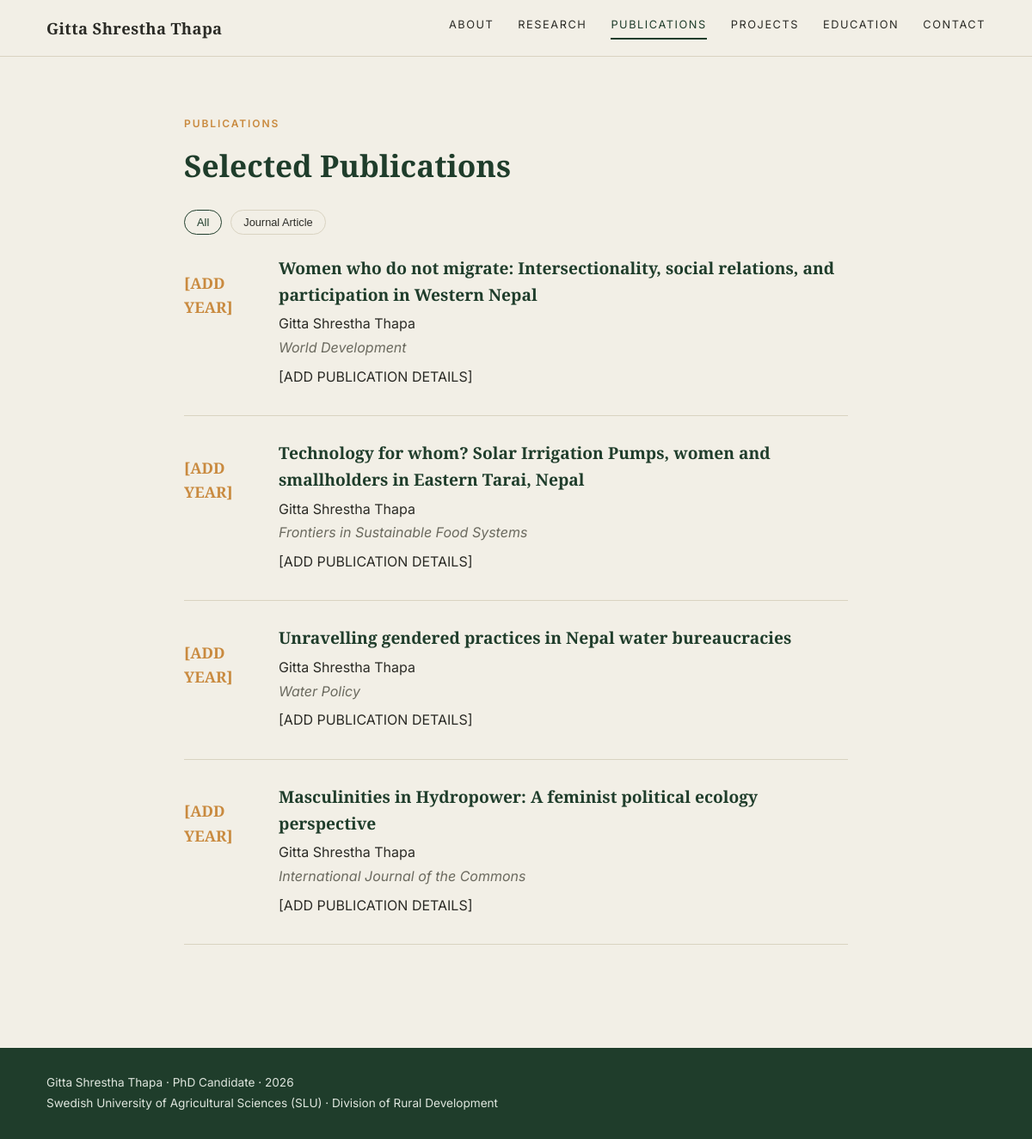
Page /publications on the committed database.
### app/models.py (models this page shows, shortened)
class Publication(db.Model):
    __tablename__ = "publications"
    id = db.Column(db.Integer, primary_key=True)
    title = db.Column(db.String(300), nullable=False)
    authors = db.Column(db.String(300), nullable=False)
    venue = db.Column(db.String(200), nullable=False)
    year = db.Column(db.Integer, nullable=True)
    doi = db.Column(db.String(200), nullable=True)
    description = db.Column(db.Text, nullable=True)
    link = db.Column(db.String(300), nullable=True)
    pub_type = db.Column(db.String(100), nullable=True)

### app/routes.py (the view)
@main.route("/publications")
def publications():
    all_publications = Publication.query.order_by(
        Publication.year.desc().nullslast()
    ).all()
    return render_template(
        "publications.html", student=STUDENT, publications=all_publications
    )

### app/__init__.py (called while the page is built)
def create_app():
    app = Flask(__name__)
    app.config.from_object(Config)
    os.makedirs(os.path.join(BASE_DIR, "instance"), exist_ok=True)
    init_db(app)
    from app.routes import main
    app.register_blueprint(main)
    @app.context_processor
    def inject_now():
        from datetime import datetime
        return {"current_year": datetime.utcnow().year}
    return app

### app/templates/publications.html (shortened to what this page needs)
{% extends "base.html" %}
{% block content %}
<section class="page-section">
    <div class="container narrow">
        <p class="eyebrow">Publications</p>
        <h1 class="section-title">Selected Publications</h1>
        {% if publications %}
        <div class="filter-row" id="pubFilter">
            <button class="filter-btn active" data-filter="all">All</button>
            {% for type in publications|map(attribute='pub_type')|unique %}
                {% if type %}
                <button class="filter-btn" data-filter="{{ type }}">{{ type }}</button>
                {% endif %}
            {% endfor %}
        </div>
        <div class="publication-list">
            {% for pub in publications %}
            <article class="publication-item" data-type="{{ pub.pub_type or '' }}">
                <p class="pub-year">{{ pub.year if pub.year else '[ADD YEAR]' }}</p>
                <div class="pub-body">
                    <h3 class="pub-title">{{ pub.title }}</h3>
                    <p class="pub-authors">{{ pub.authors }}</p>
                    <p class="pub-venue">{{ pub.venue }}</p>
                    {% if pub.description %}
                    <p class="pub-description">{{ pub.description }}</p>
                    {% endif %}
                </div>
            </article>
            {% endfor %}
        </div>
        {% else %}
        <p class="empty-state">[ADD PUBLICATIONS]</p>
        {% endif %}
    </div>
</section>
{% endblock %}

### app/templates/base.html (shortened to what this page needs)
<!DOCTYPE html>
<html lang="en">
<head>
    <link rel="stylesheet" href="{{ url_for('static', filename='css/style.css') }}">
</head>
<body>
    <header class="site-header">
        <div class="container header-inner">
            <a href="{{ url_for('main.index') }}" class="brand">{{ student.name }}</a>
            <nav class="primary-nav" id="primaryNav">
                <a href="{{ url_for('main.about') }}" class="{{ 'active' if request.endpoint == 'main.about' }}">About</a>
                <a href="{{ url_for('main.research') }}" class="{{ 'active' if request.endpoint == 'main.research' }}">Research</a>
                <a href="{{ url_for('main.publications') }}" class="{{ 'active' if request.endpoint == 'main.publications' }}">Publications</a>
                <a href="{{ url_for('main.projects') }}" class="{{ 'active' if request.endpoint == 'main.projects' }}">Projects</a>
                <a href="{{ url_for('main.education') }}" class="{{ 'active' if request.endpoint == 'main.education' }}">Education</a>
                <a href="{{ url_for('main.contact') }}" class="{{ 'active' if request.endpoint == 'main.contact' }}">Contact</a>
            </nav>
        </div>
    </header>
    <main id="main-content">
        {% block content %}{% endblock %}
    </main>
    <footer class="site-footer">
        <div class="container footer-inner">
            <p>{{ student.name }} &middot; {{ student.title }} &middot; {{ current_year }}</p>
            <p>{{ student.university }} &middot; {{ student.department }}</p>
        </div>
    </footer>
</body>
</html>

### app/static/css/style.css (style rules this page uses)
:root { --color-bg: #f2efe6; --color-bg-alt: #ece7d9; --color-forest: #1f3d2b; --color-forest-dark: #16291d; --color-clay: #c98a3f; --color-text: #2b2b26; --color-text-muted: #6b6a5f; --color-border: #d9d3c1; --color-card: #e7e0cd; --font-serif: "Source Serif 4", Georgia, serif; --font-sans: "Inter", -apple-system, BlinkMacSystemFont, "Segoe UI", sans-serif; --max-width: 1140px; }
* { box-sizing: border-box; }
html, body { margin: 0; padding: 0; overflow-x: hidden; }
body { background: var(--color-bg); color: var(--color-text); font-family: var(--font-sans); font-size: 16px; line-height: 1.6; }
a { color: var(--color-forest); text-decoration: none; }
.container { max-width: var(--max-width); margin: 0 auto; padding: 0 24px; }
.container.narrow { max-width: 820px; }
.site-header { border-bottom: 1px solid var(--color-border); background: var(--color-bg); position: sticky; top: 0; z-index: 50; }
.header-inner { display: flex; align-items: center; justify-content: space-between; padding-top: 18px; padding-bottom: 18px; }
.brand { font-family: var(--font-serif); font-weight: 600; font-size: 1.15rem; color: var(--color-text); letter-spacing: 0.02em; }
.primary-nav { display: flex; gap: 28px; }
.primary-nav a { font-size: 0.8rem; letter-spacing: 0.12em; text-transform: uppercase; color: var(--color-text); padding-bottom: 4px; border-bottom: 2px solid transparent; }
.primary-nav a:hover, .primary-nav a.active { color: var(--color-forest); border-bottom-color: var(--color-forest); text-decoration: none; }
.eyebrow { font-size: 0.75rem; letter-spacing: 0.16em; text-transform: uppercase; color: var(--color-clay); font-weight: 600; margin-bottom: 10px; }
.section-title { font-family: var(--font-serif); font-weight: 600; font-size: 2.2rem; color: var(--color-forest); margin: 0 0 8px; }
.page-section { padding: 56px 0 80px; }
.filter-row { display: flex; gap: 10px; flex-wrap: wrap; margin: 24px 0; }
.filter-btn { background: transparent; border: 1px solid var(--color-border); padding: 6px 14px; border-radius: 999px; font-size: 0.8rem; cursor: pointer; color: var(--color-text); }
.filter-btn.active, .filter-btn:hover { border-color: var(--color-forest); color: var(--color-forest); }
.publication-list { display: flex; flex-direction: column; gap: 28px; }
.publication-item { display: grid; grid-template-columns: 90px 1fr; gap: 20px; padding-bottom: 24px; border-bottom: 1px solid var(--color-border); }
.pub-year { font-family: var(--font-serif); font-size: 1.1rem; color: var(--color-clay); font-weight: 600; }
.pub-title { font-family: var(--font-serif); font-size: 1.2rem; color: var(--color-forest); margin: 0 0 6px; }
.pub-authors { margin: 0 0 2px; }
.pub-venue { color: var(--color-text-muted); font-style: italic; margin: 0 0 8px; }
.pub-description { margin: 0 0 8px; }
.site-footer { background: var(--color-forest); color: #dfe6de; padding: 28px 0; margin-top: 40px; }
.footer-inner p { margin: 2px 0; font-size: 0.85rem; }

### rows in the picture
Publication: pub_type "Journal Article", year "[ADD YEAR]", title "Women who do not migrate: Intersectionality, social relations, and participation in Western Nepal", authors "Gitta Shrestha Thapa", venue "World Development", description "[ADD PUBLICATION DETAILS]"
Publication: year "[ADD YEAR]", title "Technology for whom? Solar Irrigation Pumps, women and smallholders in Eastern Tarai, Nepal", authors "Gitta Shrestha Thapa", venue "Frontiers in Sustainable Food Systems", description "[ADD PUBLICATION DETAILS]"
Publication: year "[ADD YEAR]", title "Unravelling gendered practices in Nepal water bureaucracies", authors "Gitta Shrestha Thapa", venue "Water Policy", description "[ADD PUBLICATION DETAILS]"
Publication: year "[ADD YEAR]", title "Masculinities in Hydropower: A feminist political ecology perspective", authors "Gitta Shrestha Thapa", venue "International Journal of the Commons", description "[ADD PUBLICATION DETAILS]"

### other values in the picture
{{ student.name }} "Gitta Shrestha Thapa"
{{ student.title }} "PhD Candidate"
{{ student.university }} "Swedish University of Agricultural Sciences (SLU)"
{{ student.department }} "Division of Rural Development"
